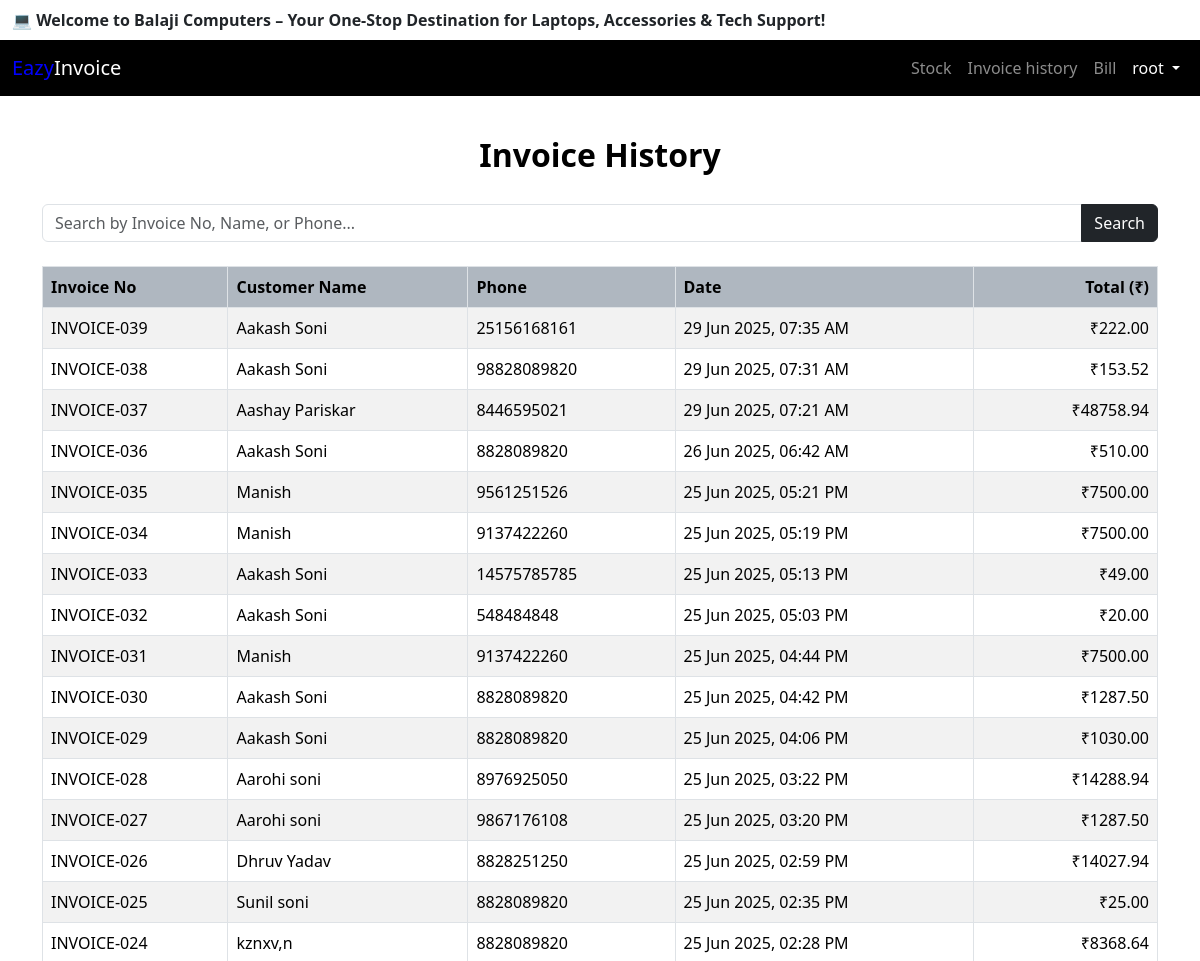
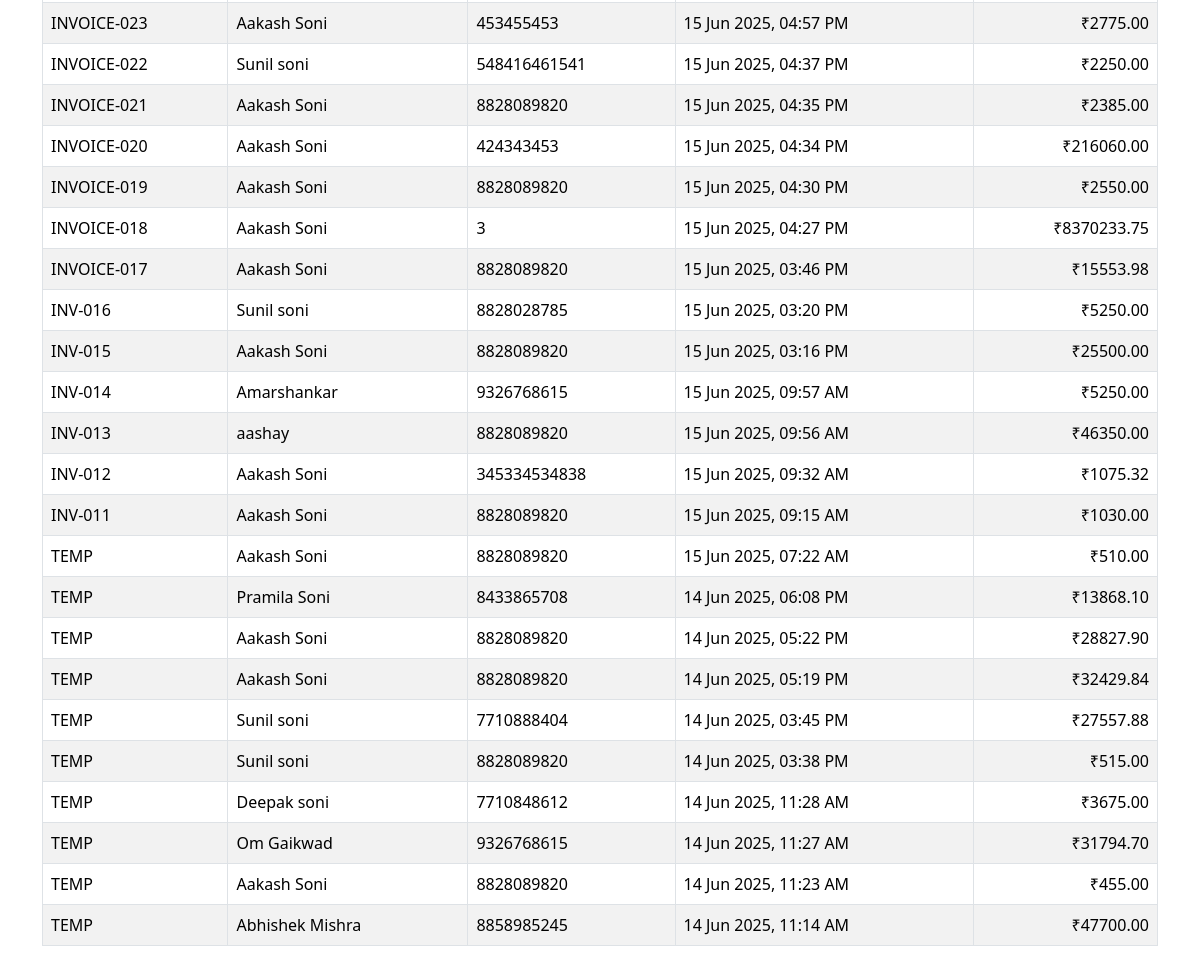
The app's page /invoice-history/ (signed in) with its own data (2 pictures, top to bottom).
### core/models.py (models this page shows, shortened)
class CustomerInvoice(models.Model):
    inv_no = models.CharField(max_length=20,default='TEMP')
    customer_name = models.CharField(max_length=255)
    customer_phone = models.CharField(max_length=20)
    created_at = models.DateTimeField(auto_now_add=True)
    total_amount = models.DecimalField(max_digits=10, decimal_places=2)

### core/views.py (the view)
# urls.py: path('invoice-history/', views.invoice_history, name='invoice_history'),
def invoice_history(request):
    query = request.GET.get('search', '')
    if query:
        invoices = CustomerInvoice.objects.filter(
            Q(inv_no__icontains=query) |
            Q(customer_name__icontains=query) |
            Q(customer_phone__icontains=query)
        ).order_by('-created_at')
    else:
        invoices = CustomerInvoice.objects.order_by('-created_at')
    return render(request, 'core/invoice_history.html', {
        'invoices': invoices,
        'query': query,
    })

### core/templates/core/invoice_history.html (shortened to what this page needs)
<!DOCTYPE html>
<html lang="en">
<head>
<link href="https://cdn.jsdelivr.net/npm/bootstrap@5.3.2/dist/css/bootstrap.min.css" rel="stylesheet">
</head>
<body>
  {% include "core/navbar.html" %}
  <div class="container">
    <h2 class="invoice-heading">Invoice History</h2>
    <form method="get" class="mb-4">
      <div class="input-group">
        <input type="text" name="search" class="form-control" placeholder="Search by Invoice No, Name, or Phone..." value="{{ query }}">
        <button class="btn btn-dark" type="submit">Search</button>
      </div>
    </form>
    <div class="table-responsive ">
      <table class="table table-bordered table-striped ">
        <thead class="text-white">
          <thead>
  <tr class="text-white">
    <th>Invoice No</th>
    <th>Customer Name</th>
    <th>Phone</th>
    <th>Date</th>
    <th class="text-end">Total (₹)</th>
  </tr>
</thead>
        </thead>
        <tbody>
          {% for inv in invoices %}
          <tr>
            <td>{{ inv.inv_no }}</td>
            <td>{{ inv.customer_name }}</td>
            <td>{{ inv.customer_phone }}</td>
            <td>{{ inv.created_at|date:"d M Y, h:i A" }}</td>
            <td class="text-end">₹{{ inv.total_amount|floatformat:2 }}</td>
          </tr>
          {% empty %}
          <tr>
            <td colspan="5" class="text-center text-muted">No invoices found.</td>
          </tr>
          {% endfor %}
        </tbody>
      </table>
    </div>
  </div>
</body>
</html>

### core/templates/core/Navbar.html (shortened to what this page needs)
<!DOCTYPE html>
<html lang="en">
<head>
<link href="https://cdn.jsdelivr.net/npm/bootstrap@5.3.7/dist/css/bootstrap.min.css" rel="stylesheet">    <title>Document</title>
</head>
<body>
   <div class="container-fluid  py-2">
  <div class="overflow-hidden">
    <marquee behavior="scroll" direction="left" scrollamount="5">
      <span class="text-dark fw-semibold d-inline-block" style="font-size: 1rem; white-space: nowrap;">
        💻 Welcome to Balaji Computers – Your One-Stop Destination for Laptops, Accessories & Tech Support!
      </span>
    </marquee>
  </div>
</div>
<nav class="navbar navbar-expand-lg navbar-dark" style="background-color:rgb(0, 0, 0);">
  <div class="container-fluid">
    <a class="navbar-brand" href="{% url "stock_page" %}"><span style="color:blue;">Eazy</span><span>Invoice</span></a>
    <div class="collapse navbar-collapse " id="navbarNav">
      <ul class="navbar-nav ms-auto text-dark">
        {% if request.user.is_authenticated %}
        <li class="nav-item">
          <a class="nav-link " href="{% url "stock_page" %}">Stock</a>
        </li>
        <li class="nav-item">
          <a class="nav-link " href="{% url "invoice_history" %}">Invoice history</a>
        </li>
        <li class="nav-item ">
          <a class="nav-link " href="{% url "billing_page" %}">Bill</a>
        </li>
        <li class="nav-item dropdown">
  <a class="nav-link dropdown-toggle text-white" href="#" id="userDropdown" role="button" data-bs-toggle="dropdown" aria-expanded="false">
    {{ request.user }}
  </a>
</li>
        {% endif %}
      </ul>
    </div>
  </div>
</nav>
<script src="https://cdn.jsdelivr.net/npm/bootstrap@5.3.7/dist/js/bootstrap.bundle.min.js"></script></body>
</html>

### core/templates/core/invoice_history.html (style rules this page uses)
body { background-color: #f8f9fa; font-family: Arial, sans-serif; }
h2.invoice-heading { text-align: center; font-weight: bold; margin: 40px 0 30px; color: #000; }
table th { background-color: rgb(175, 183, 192) !important; color: white; }
.table td, .table th { vertical-align: middle; }

### records on screen
CustomerInvoice: inv_no "INVOICE-039", customer_name "Aakash Soni", customer_phone "25156168161", created_at "29 Jun 2025, 07:35 AM", total_amount "222.00"
CustomerInvoice: inv_no "INVOICE-038", customer_name "Aakash Soni", customer_phone "98828089820", created_at "29 Jun 2025, 07:31 AM", total_amount "153.52"
CustomerInvoice: inv_no "INVOICE-037", customer_name "Aashay Pariskar", customer_phone "8446595021", created_at "29 Jun 2025, 07:21 AM", total_amount "48758.94"
CustomerInvoice: inv_no "INVOICE-036", customer_name "Aakash Soni", customer_phone "8828089820", created_at "26 Jun 2025, 06:42 AM", total_amount "510.00"
CustomerInvoice: inv_no "INVOICE-035", customer_name "Manish", customer_phone "9561251526", created_at "25 Jun 2025, 05:21 PM", total_amount "7500.00"
CustomerInvoice: inv_no "INVOICE-034", customer_name "Manish", customer_phone "9137422260", created_at "25 Jun 2025, 05:19 PM", total_amount "7500.00"
CustomerInvoice: inv_no "INVOICE-033", customer_name "Aakash Soni", customer_phone "14575785785", created_at "25 Jun 2025, 05:13 PM", total_amount "49.00"
CustomerInvoice: inv_no "INVOICE-032", customer_name "Aakash Soni", customer_phone "548484848", created_at "25 Jun 2025, 05:03 PM", total_amount "20.00"
CustomerInvoice: inv_no "INVOICE-031", customer_name "Manish", customer_phone "9137422260", created_at "25 Jun 2025, 04:44 PM", total_amount "7500.00"
CustomerInvoice: inv_no "INVOICE-030", customer_name "Aakash Soni", customer_phone "8828089820", created_at "25 Jun 2025, 04:42 PM", total_amount "1287.50"
CustomerInvoice: inv_no "INVOICE-029", customer_name "Aakash Soni", customer_phone "8828089820", created_at "25 Jun 2025, 04:06 PM", total_amount "1030.00"
CustomerInvoice: inv_no "INVOICE-028", customer_name "Aarohi soni", customer_phone "8976925050", created_at "25 Jun 2025, 03:22 PM", total_amount "14288.94"
CustomerInvoice: inv_no "INVOICE-027", customer_name "Aarohi soni", customer_phone "9867176108", created_at "25 Jun 2025, 03:20 PM", total_amount "1287.50"
CustomerInvoice: inv_no "INVOICE-026", customer_name "Dhruv Yadav", customer_phone "8828251250", created_at "25 Jun 2025, 02:59 PM", total_amount "14027.94"
CustomerInvoice: inv_no "INVOICE-025", customer_name "Sunil soni", customer_phone "8828089820", created_at "25 Jun 2025, 02:35 PM", total_amount "25.00"
CustomerInvoice: inv_no "INVOICE-024", customer_name "kznxv,n", customer_phone "8828089820", created_at "25 Jun 2025, 02:28 PM", total_amount "8368.64"
CustomerInvoice: inv_no "INVOICE-023", customer_name "Aakash Soni", customer_phone "453455453", created_at "15 Jun 2025, 04:57 PM", total_amount "2775.00"
CustomerInvoice: inv_no "INVOICE-022", customer_name "Sunil soni", customer_phone "548416461541", created_at "15 Jun 2025, 04:37 PM", total_amount "2250.00"
CustomerInvoice: inv_no "INVOICE-021", customer_name "Aakash Soni", customer_phone "8828089820", created_at "15 Jun 2025, 04:35 PM", total_amount "2385.00"
CustomerInvoice: inv_no "INVOICE-020", customer_name "Aakash Soni", customer_phone "424343453", created_at "15 Jun 2025, 04:34 PM", total_amount "216060.00"
CustomerInvoice: inv_no "INVOICE-019", customer_name "Aakash Soni", customer_phone "8828089820", created_at "15 Jun 2025, 04:30 PM", total_amount "2550.00"
CustomerInvoice: inv_no "INVOICE-018", customer_name "Aakash Soni", customer_phone "3", created_at "15 Jun 2025, 04:27 PM", total_amount "8370233.75"
CustomerInvoice: inv_no "INVOICE-017", customer_name "Aakash Soni", customer_phone "8828089820", created_at "15 Jun 2025, 03:46 PM", total_amount "15553.98"
CustomerInvoice: inv_no "INV-016", customer_name "Sunil soni", customer_phone "8828028785", created_at "15 Jun 2025, 03:20 PM", total_amount "5250.00"
CustomerInvoice: inv_no "INV-015", customer_name "Aakash Soni", customer_phone "8828089820", created_at "15 Jun 2025, 03:16 PM", total_amount "25500.00"
CustomerInvoice: inv_no "INV-014", customer_name "Amarshankar", customer_phone "9326768615", created_at "15 Jun 2025, 09:57 AM", total_amount "5250.00"
CustomerInvoice: inv_no "INV-013", customer_name "aashay", customer_phone "8828089820", created_at "15 Jun 2025, 09:56 AM", total_amount "46350.00"
CustomerInvoice: inv_no "INV-012", customer_name "Aakash Soni", customer_phone "345334534838", created_at "15 Jun 2025, 09:32 AM", total_amount "1075.32"
CustomerInvoice: inv_no "INV-011", customer_name "Aakash Soni", customer_phone "8828089820", created_at "15 Jun 2025, 09:15 AM", total_amount "1030.00"
CustomerInvoice: inv_no "TEMP", customer_name "Aakash Soni", customer_phone "8828089820", created_at "15 Jun 2025, 07:22 AM", total_amount "510.00"
CustomerInvoice: inv_no "TEMP", customer_name "Pramila Soni", customer_phone "8433865708", created_at "14 Jun 2025, 06:08 PM", total_amount "13868.10"
CustomerInvoice: inv_no "TEMP", customer_name "Aakash Soni", customer_phone "8828089820", created_at "14 Jun 2025, 05:22 PM", total_amount "28827.90"
CustomerInvoice: inv_no "TEMP", customer_name "Aakash Soni", customer_phone "8828089820", created_at "14 Jun 2025, 05:19 PM", total_amount "32429.84"
CustomerInvoice: inv_no "TEMP", customer_name "Sunil soni", customer_phone "7710888404", created_at "14 Jun 2025, 03:45 PM", total_amount "27557.88"
CustomerInvoice: inv_no "TEMP", customer_name "Sunil soni", customer_phone "8828089820", created_at "14 Jun 2025, 03:38 PM", total_amount "515.00"
CustomerInvoice: inv_no "TEMP", customer_name "Deepak soni", customer_phone "7710848612", created_at "14 Jun 2025, 11:28 AM", total_amount "3675.00"
CustomerInvoice: inv_no "TEMP", customer_name "Om Gaikwad", customer_phone "9326768615", created_at "14 Jun 2025, 11:27 AM", total_amount "31794.70"
CustomerInvoice: inv_no "TEMP", customer_name "Aakash Soni", customer_phone "8828089820", created_at "14 Jun 2025, 11:23 AM", total_amount "455.00"
CustomerInvoice: inv_no "TEMP", customer_name "Abhishek Mishra", customer_phone "8858985245", created_at "14 Jun 2025, 11:14 AM", total_amount "47700.00"

### other values on screen
{{ request.user }} "root"
